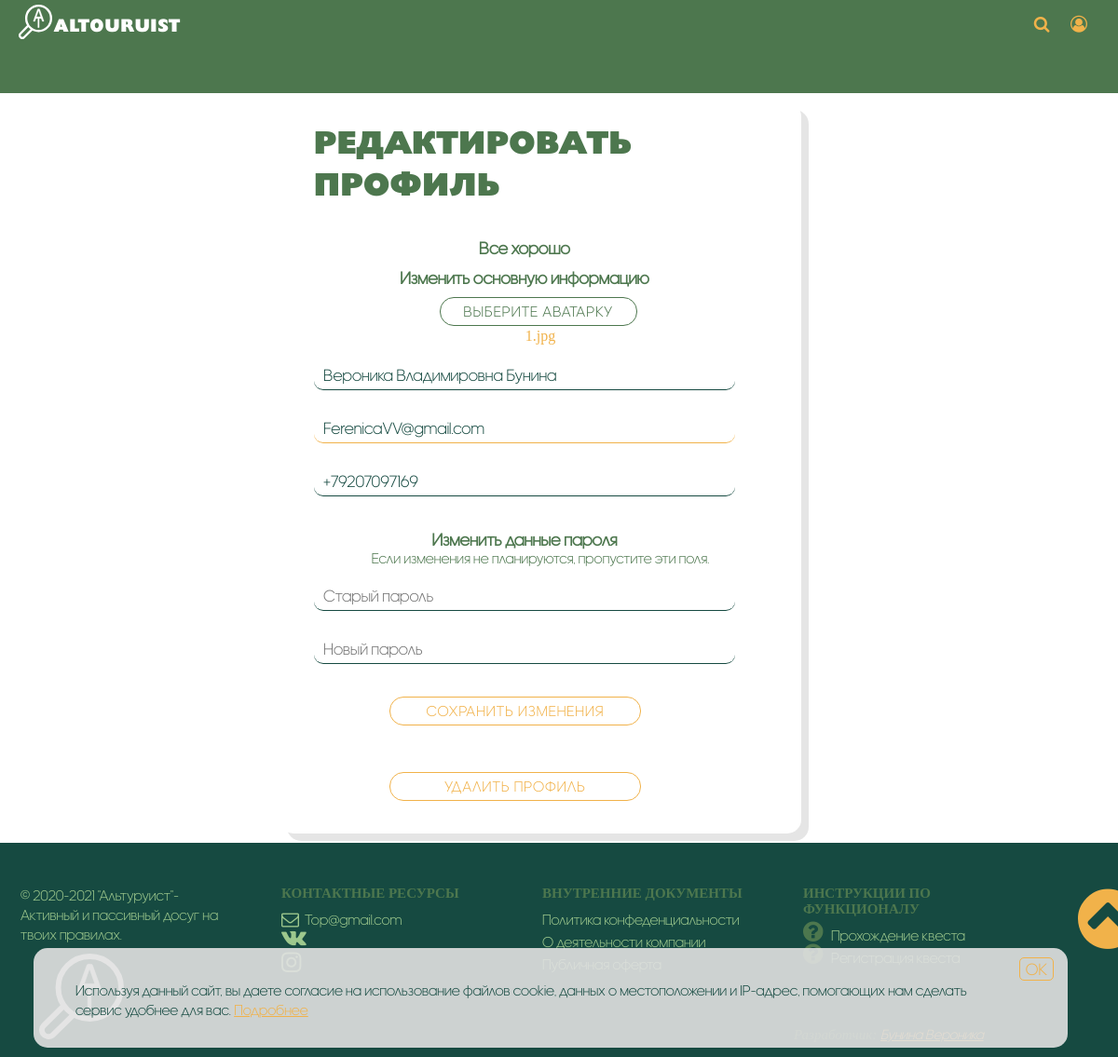
Page /account_edit.php (signed in) on the committed database.
### tables this page shows
CREATE TABLE `user_tourist` (
  `id_t` int(11) NOT NULL COMMENT 'ид',
  `name_t` varchar(100) NOT NULL COMMENT 'имя для сайта',
  `email_t` varchar(250) NOT NULL,
  `password_t` varchar(255) DEFAULT NULL COMMENT 'пароль',
  `number_t` varchar(20) NOT NULL,
  `cookies_hash` varchar(255) DEFAULT NULL COMMENT 'для безопасной авторизации без пароля',
  `rating` int(10) DEFAULT NULL COMMENT 'рейтинг по прохождениям',
  `avatar` text COMMENT 'путь к аватарке',
  `email_confirmation` varchar(250) DEFAULT NULL COMMENT 'подверждение почты',
  `number_confirmation` int(15) NOT NULL,
  `repassword_t` varchar(250) DEFAULT NULL COMMENT 'хеш сумма для восстановления пароля',
  `date_of_visit` date DEFAULT NULL COMMENT 'дата визита',
  `role_admin` int(11) DEFAULT NULL
);

### account_edit.php (the view, shortened to what this page needs)
<?php
include_once('include/include.php');
global $connect;
?>
	<div class='form' id='edit_acc'>
		<h1>Редактировать профиль</h1>
<?php
		echo "<h3>";
		echo "</h3>";
		$session_hash=$_SESSION['cooki_hash'];
		$account = mysqli_query($connect,"SELECT * FROM `user_tourist` WHERE `cookies_hash`='$session_hash'");
		$array=mysqli_fetch_assoc($account);
		$account_count=mysqli_num_rows($account);
		if (!$account) {
        exit ('Неверный запрос: ' . mysqli_error());
    	}
    	elseif($account_count==0){
    		echo "<h3>Данные сессии не найдены, непредвиденная ошибка, требуется повторная авторизация</h3>";
    	}
    	else{
    		$name=$array["name_t"];
    		$email=$array["email_t"];
    		$number=$array["number_t"];
    		$avatar=$array["avatar"];
    		$arr_avatar=$pieces = explode("/", $avatar);
    		$avatar=$arr_avatar[2];
print<<<edit_account
		<form id='edit_account'>
			<h3 style='margin-top:10px; margin-bottom: 10px;'>Изменить основную информацию</h3>
			<div class="fl_upld">
			<label class="button_action"><input  id="fl_inp" type="file"  name="file">Выберите аватарку</label>
			<div id="fl_nm">$avatar</div>
			</div>
			<input type="text" name="name" id='name' value='$name' placeholder="Имя: Неутомимый турист" pattern="^[А-Яа-яЁё\s]+$">
			<input type="text" name="email" required value='$email' placeholder="Email: NeytomimyiTurist@tour.com" pattern="\S+@[a-z]+.[a-z]+">
			<input type="text" name="number"  value='$number' placeholder="Номер телефона: 8-900-000-00-00" pattern="^((8|\+7)[\- ]?)?(\(?\d{3}\)?[\- ]?)?[\d\- ]{7,10}$">
			<h3>Изменить данные пароля</h3>
			<label>Если изменения не планируются, пропустите эти поля.</label>
			<input type="password" name="password" autocomplete='off'  placeholder="Старый пароль" pattern="(?=^.{6,}$)((?=.*\d)|(?=.*\W+))(?![.\n])(?=.*[A-Z])(?=.*[a-z]).*$">
			<input type="password" name="repassword" autocomplete='off'  placeholder="Новый пароль" pattern="(?=^.{6,}$)((?=.*\d)|(?=.*\W+))(?![.\n])(?=.*[A-Z])(?=.*[a-z]).*$">
			<input type="button" onclick='edit_account()' name="" value="Сохранить изменения" class="button_action">
		    <br>
		    <input type="button" class='button_action' onclick='delete_account()' value="Удалить профиль" name="">
		</form>
edit_account;
    	}
		?>
	</div>
</body>
</html>

### css/style_other.css (style rules this page uses)
body { margin: 0; padding: 0; overflow-x: hidden; }
.button_action { font-family: 'normal'; background: none; border:1px solid #F1B24A; color:#F1B24A; text-transform: uppercase; outline: none; border-radius: 15px; min-width: 150px; padding: 5px; font-size: 16px; cursor: pointer; letter-spacing: 1px; margin-left: 5px; }

### css/style_form.css (style rules this page uses)
* { outline: none; }
.form { float: left; margin: 10px 0 20px 3%; padding: 10px; width: 45%; background-color: white; border-radius: 15px; box-shadow: 8px 8px rgb(0 0 0 / 10%); }
.form input { float: left; padding: 0; margin: 10px; width: 80%; background:none; border-radius: 10px; padding: 5px; outline: none; font-family: 'normal'; }
.form h1 { font-family: 'head'; color: #4D774E; margin: 10px; font-size: 35px; text-transform: uppercase; margin-left: 5%; }
.form input[type="button"] { border-radius: 15px; width: 50%; margin: 25px 20%; }
.form label,p,h3 { float: left; width: 90%; margin: 0 5%; text-align: center; }
.form input[type="text"],input[type="password"] { border: none; border-radius: 10px; border-bottom: 1px solid #164A41; padding: 10px 10px 5px 10px; font-size: 18px; margin-left: 5%; color: #164A41; }
.form input:required { border-color: #F1B24A; }
#edit_acc { margin:10px 25%; }
#reg p,label { font-family: 'normal'; color: #4D774E; margin: 10px; width: 80%; }
.form h3 { font-family: 'normal'; color: #4D774E; margin:25px 10px 0px 10px; width: 90%; }
.form .fl_upld .button_action { width: 200px; text-align: center; margin: 0 30%; color: #4D774E; border-color: #4D774E; }
.form #fl_nm { width: 70%; margin: 2px 15%; float: left; color:#F1B24A; overflow-x: auto; text-align: center; }

### rows in the picture
user_tourist: avatar "1.jpg", name "Вероника Владимировна Бунина", email "FerenicaVV@gmail.com", number "+79207097169"
